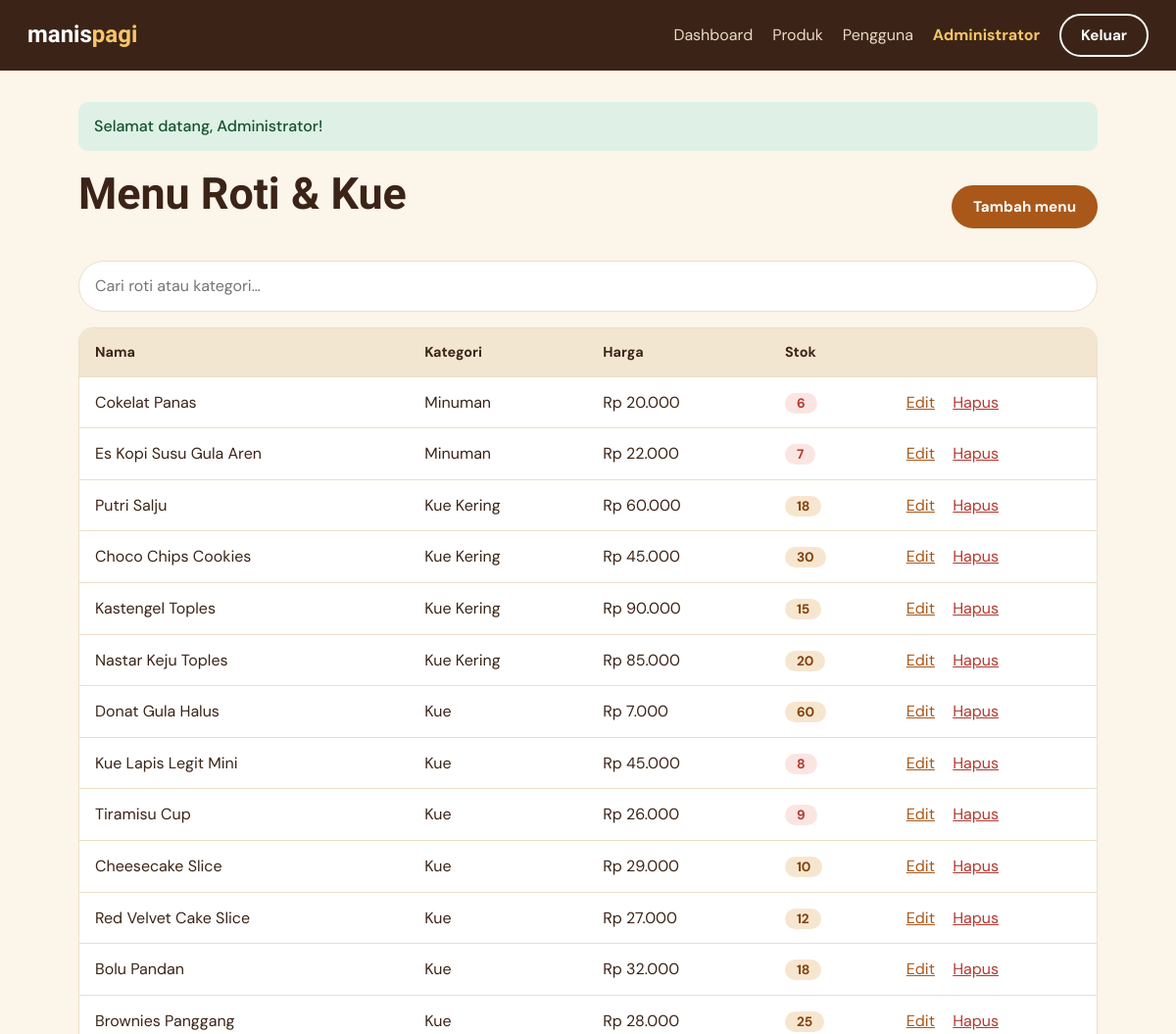
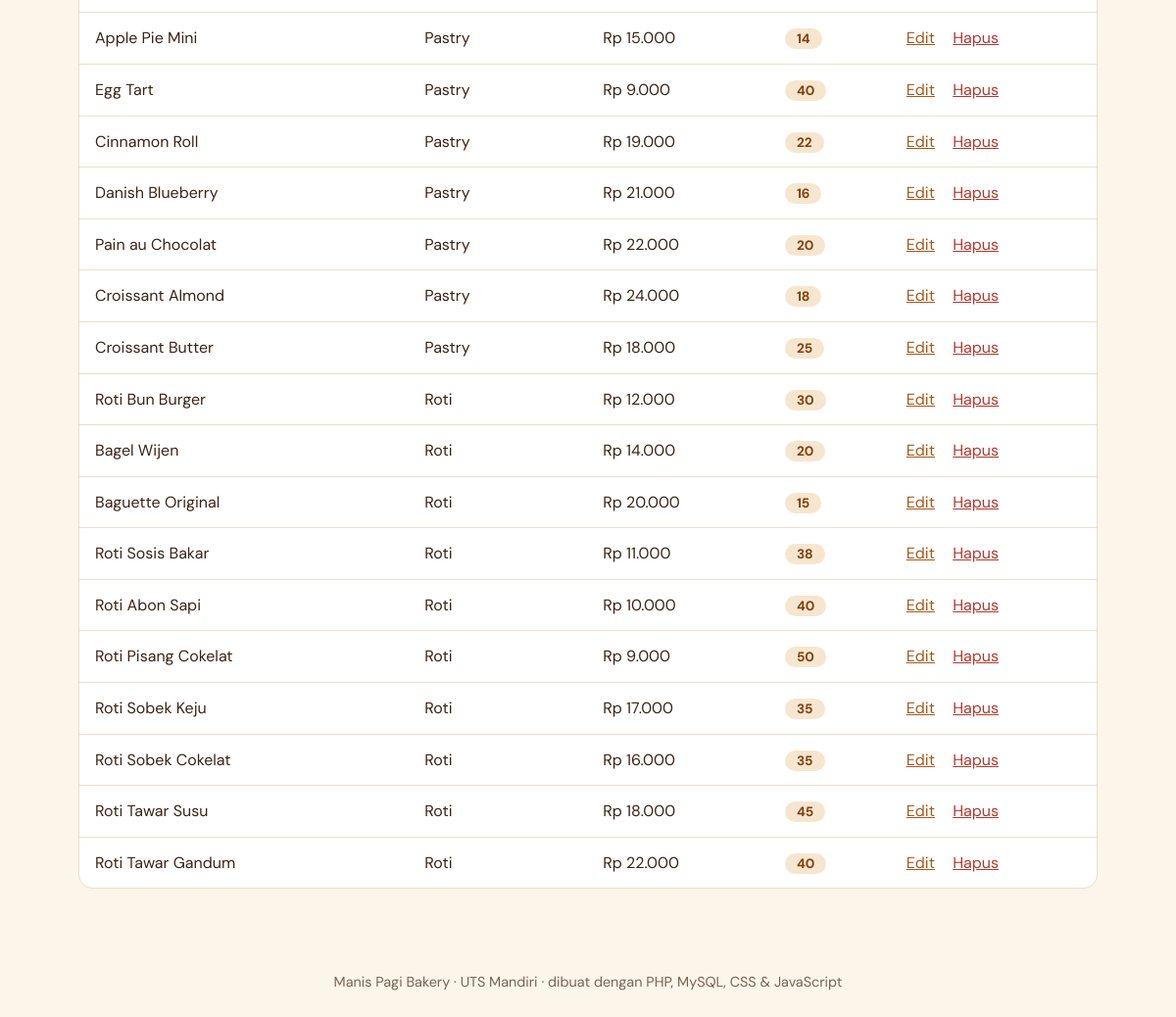
The app's page /index.php?r=product/index (signed in) with its own data (2 pictures, top to bottom).
### tables this page shows
CREATE TABLE IF NOT EXISTS produk (
  id INT AUTO_INCREMENT PRIMARY KEY,
  nama VARCHAR(120) NOT NULL,
  kategori VARCHAR(60) NOT NULL,
  harga INT NOT NULL DEFAULT 0,
  stok INT NOT NULL DEFAULT 0,
  deskripsi TEXT,
  created_at TIMESTAMP DEFAULT CURRENT_TIMESTAMP
);

### app/core/Controller.php (called while the page is built, shortened)
<?php
class Controller {
    protected function view(string $name, array $data = []): void {
        extract($data);
        require __DIR__ . "/../views/layouts/header.php";
        require __DIR__ . "/../views/$name.php";
        require __DIR__ . "/../views/layouts/footer.php";
    }
}

### app/controllers/ProductController.php (called while the page is built, shortened)
<?php
class ProductController extends Controller {
    public function index() { $this->requireLogin(); $this->view('products/index', ['title'=>'Produk','rows'=>(new Product)->all()]); }
}

### public/index.php (called while the page is built, shortened)
<?php
function url(string $r = ''): string { return BASE . '/index.php?r=' . $r; }
function e($v): string { return htmlspecialchars((string)$v, ENT_QUOTES, 'UTF-8'); }
function rupiah($n): string { return 'Rp ' . number_format((float)$n, 0, ',', '.'); }
$r = $_GET['r'] ?? 'home/index';
[$c, $a] = array_pad(explode('/', $r), 2, 'index');
$obj = new $class;
$obj->$a();

### app/models/Product.php (called while the page is built, shortened)
<?php
class Product {
    private PDO $db;
    public function __construct() { $this->db = Database::conn(); }
    public function all(): array { return $this->db->query("SELECT * FROM produk ORDER BY id DESC")->fetchAll(); }
}

### app/views/products/index.php (the view)
<div class="row between"><h1>Menu Roti &amp; Kue</h1><a class="btn" href="<?= url('product/create') ?>">Tambah menu</a></div>
<input class="search" id="search" placeholder="Cari roti atau kategori…" aria-label="Cari produk">
<div class="table-wrap"><table id="tbl">
<tr><th>Nama</th><th>Kategori</th><th>Harga</th><th>Stok</th><th></th></tr>
<?php foreach ($rows as $p): ?>
<tr>
  <td><?= e($p['nama']) ?></td><td><?= e($p['kategori']) ?></td><td><?= rupiah($p['harga']) ?></td>
  <td><span class="pill <?= $p['stok'] < 10 ? 'low' : '' ?>"><?= (int)$p['stok'] ?></span></td>
  <td class="act">
    <a href="<?= url('product/edit&id='.$p['id']) ?>">Edit</a>
    <form method="post" action="<?= url('product/delete') ?>" data-confirm="Hapus produk <?= e($p['nama']) ?>?">
      <input type="hidden" name="id" value="<?= $p['id'] ?>"><button class="link-danger">Hapus</button></form>
  </td>
</tr>
<?php endforeach; if (!$rows): ?><tr><td colspan="5" class="empty">Belum ada produk. Klik “Tambah menu”.</td></tr><?php endif; ?>
</table></div>

### public/css/style.css (style rules this page uses)
:root { --bg:#fbf5ea;--ink:#3b2417;--muted:#7a6352;--teal:#a9581a;--teal-d:#82410f;--sun:#f6c667;--card:#fff;--line:#ecdfca;--red:#b3392f;--r:14px }
* { box-sizing:border-box }
body { margin:0;background:var(--bg);color:var(--ink);font:16px/1.6 'DM Sans',system-ui,sans-serif }
h1,h2,h3,.brand { font-family:'Bricolage Grotesque',system-ui,sans-serif;line-height:1.15;margin:0 0 .6em }
h1 { font-size:clamp(1.9rem,4vw,2.8rem);font-weight:800 }
a { color:var(--teal) }
.btn { display:inline-block;background:var(--teal);color:#fff;border:2px solid var(--teal);padding:10px 20px;border-radius:999px;font:700 .95rem 'DM Sans',sans-serif;text-decoration:none;cursor:pointer;transition:background .15s }
.row { display:flex;gap:12px;flex-wrap:wrap;align-items:center }
.between { justify-content:space-between }
.table-wrap { overflow-x:auto;background:var(--card);border:1px solid var(--line);border-radius:var(--r);margin-top:16px }
table { width:100%;border-collapse:collapse }
th,td { padding:13px 16px;text-align:left;border-bottom:1px solid var(--line) }
th { background:#f3e6d1;font-size:.9rem }
tr:last-child td { border-bottom:0 }
.pill { background:#f7e6cf;color:var(--teal-d);padding:2px 12px;border-radius:999px;font-weight:700;font-size:.85rem }
.pill.low { background:#fbe5e2;color:var(--red) }
.act { white-space:nowrap }
.act form { display:inline;margin-left:14px }
.link-danger { background:none;border:0;color:var(--red);font:inherit;cursor:pointer;padding:0;text-decoration:underline }
.search { width:100%;margin-top:16px;padding:12px 16px;border:1px solid var(--line);border-radius:999px;font:inherit }

### records on screen
produk: nama "Cokelat Panas", kategori "Minuman", harga "Rp 20.000", stok "6"
produk: nama "Es Kopi Susu Gula Aren", kategori "Minuman", harga "Rp 22.000", stok "7"
produk: nama "Putri Salju", kategori "Kue Kering", harga "Rp 60.000", stok "18"
produk: nama "Choco Chips Cookies", kategori "Kue Kering", harga "Rp 45.000", stok "30"
produk: nama "Kastengel Toples", kategori "Kue Kering", harga "Rp 90.000", stok "15"
produk: nama "Nastar Keju Toples", kategori "Kue Kering", harga "Rp 85.000", stok "20"
produk: nama "Donat Gula Halus", kategori "Kue", harga "Rp 7.000", stok "60"
produk: nama "Kue Lapis Legit Mini", kategori "Kue", harga "Rp 45.000", stok "8"
produk: nama "Tiramisu Cup", kategori "Kue", harga "Rp 26.000", stok "9"
produk: nama "Cheesecake Slice", kategori "Kue", harga "Rp 29.000", stok "10"
produk: nama "Red Velvet Cake Slice", kategori "Kue", harga "Rp 27.000", stok "12"
produk: nama "Bolu Pandan", kategori "Kue", harga "Rp 32.000", stok "18"
produk: nama "Brownies Panggang", kategori "Kue", harga "Rp 28.000", stok "25"
produk: nama "Apple Pie Mini", kategori "Pastry", harga "Rp 15.000", stok "14"
produk: nama "Egg Tart", kategori "Pastry", harga "Rp 9.000", stok "40"
produk: nama "Cinnamon Roll", kategori "Pastry", harga "Rp 19.000", stok "22"
produk: nama "Danish Blueberry", kategori "Pastry", harga "Rp 21.000", stok "16"
produk: nama "Pain au Chocolat", kategori "Pastry", harga "Rp 22.000", stok "20"
produk: nama "Croissant Almond", kategori "Pastry", harga "Rp 24.000", stok "18"
produk: nama "Croissant Butter", kategori "Pastry", harga "Rp 18.000", stok "25"
produk: nama "Roti Bun Burger", kategori "Roti", harga "Rp 12.000", stok "30"
produk: nama "Bagel Wijen", kategori "Roti", harga "Rp 14.000", stok "20"
produk: nama "Baguette Original", kategori "Roti", harga "Rp 20.000", stok "15"
produk: nama "Roti Sosis Bakar", kategori "Roti", harga "Rp 11.000", stok "38"
produk: nama "Roti Abon Sapi", kategori "Roti", harga "Rp 10.000", stok "40"
produk: nama "Roti Pisang Cokelat", kategori "Roti", harga "Rp 9.000", stok "50"
produk: nama "Roti Sobek Keju", kategori "Roti", harga "Rp 17.000", stok "35"
produk: nama "Roti Sobek Cokelat", kategori "Roti", harga "Rp 16.000", stok "35"
produk: nama "Roti Tawar Susu", kategori "Roti", harga "Rp 18.000", stok "45"
produk: nama "Roti Tawar Gandum", kategori "Roti", harga "Rp 22.000", stok "40"

### other values on screen
$_SESSION['user']['nama'] "Administrator"
$m "Selamat datang, Administrator!"
